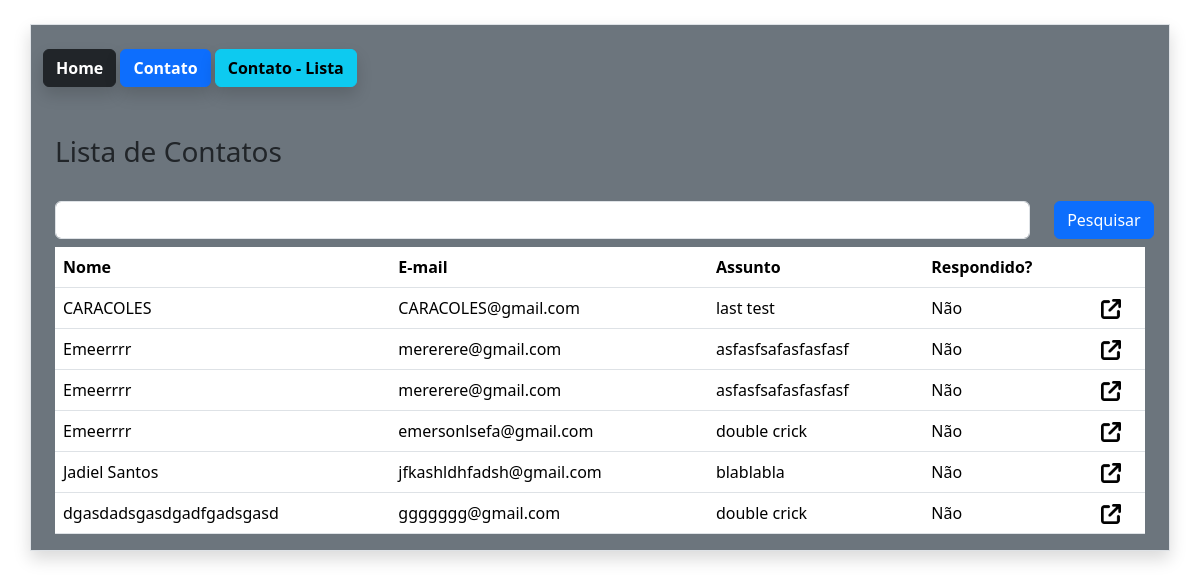
The app's page /contato/lista/, older data.
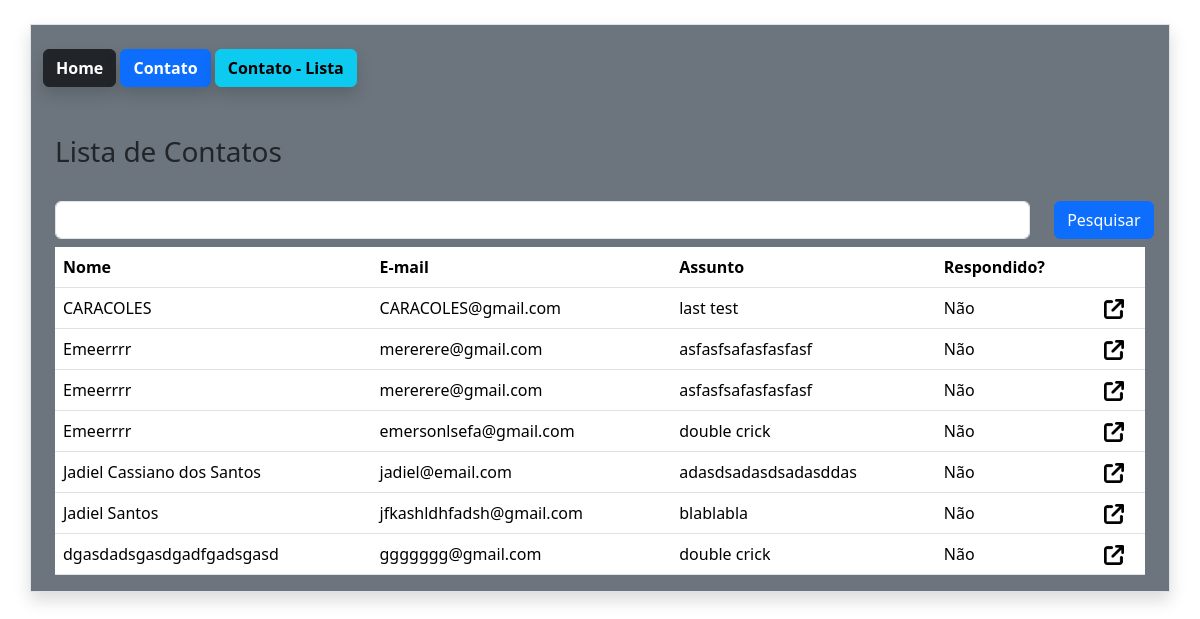
The same page, newer data.
### estudo/models.py (models this page shows)
class Contato(db.Model):
    id = db.Column(db.Integer, primary_key=True)
    data_envio = db.Column(db.DateTime, default=datetime.utcnow())
    nome = db.Column(db.String, nullable=True)
    email = db.Column(db.String, nullable=True)
    assunto = db.Column(db.String, nullable=True)
    mensagem = db.Column(db.String, nullable=True)
    respondido = db.Column(db.Integer, default=0)

### estudo/views.py (the view)
@app.route('/contato/lista/')
def contatoLista():
     context = {}
     if request.method == 'GET':
         pesquisa = request.args.get('pesquisa','')
     dados = Contato.query.order_by('nome')
     if pesquisa != '':
         dados = dados.filter_by(nome=pesquisa)
     context = {'dados': dados.all()}
     return render_template('Contato_lista.html', context = context)

### estudo/templates/Contato_lista.html (shortened to what this page needs)
{% extends 'base.html' %}
{% block content%}
{% include "nav.html" %}
<body>
    <div class="container mt-4">
        <div class="row mt-4">
            <h3>Lista de Contatos</h3>
            <form method="get" class="row">
                <div class="class col-11 mt-4">
                    <input type="text" name="pesquisa" class="form-control">
                </div>
                <div class="col-1 mt-4">
                    <button type="submit" class="btn btn-primary"> Pesquisar</button>
                </div>
            </form>
            <div class="col-12 mt-2">
                <table class="table">
                    <thead>
                        <tr>
                            <th><b>Nome</b></th>
                            <th><b>E-mail</b></th>
                            <th><b>Assunto</b></th>
                            <th><b>Respondido?</b></th>
                            <th></th>
                        </tr>
                    </thead>
                    <tbody>
                        {% for linha in context['dados'] %}
                        <tr>
                            <td>{{linha.nome}}</td>
                            <td>{{linha.email}}</td>
                            <td>{{linha.assunto}}</td>
                            <td>
                                {% if linha.respondido ==1%}
                                    Sim
                                {% else %}
                                    Não
                                {% endif %}
                            <td><a href="{{ url_for('contatoDetail', id=linha.id)}}"><img src="{{url_for('static', filename='img/link.png')}}" style="width:20px";"></a></td>
                            </td>
                        </tr>
                        {% endfor %}
                    </tbody>
                </table>
            </div>
        </div>
{% endblock %}

### estudo/templates/base.html (shortened to what this page needs)
<!DOCTYPE html>
<html lang="pt-br">
<head>
    <link href="https://cdn.jsdelivr.net/npm/bootstrap@5.3.8/dist/css/bootstrap.min.css" rel="stylesheet">
</head>
</body>
    <section class="container mt-4 roudend border shadow bg-secondary">
    {% block content%} {% endblock%}
    </section>
</body>
</html>

### estudo/templates/nav.html
<a href='/' class="btn btn-dark shadow mt-4  mb-4"> <b>Home</b> </a>
<a href="{{url_for('contato')}}" class="btn btn-primary shadow mt-4 mb-4"> <b>Contato</b> </a>
<a href="{{url_for('contatoLista')}}"class="btn btn-info shadow mt-4 mb-4"> <b>Contato - Lista</b> </a>

Row changes from the older to the newer data that the page shows:
added Contato: nome "Jadiel Cassiano dos Santos", email "jadiel@email.com", assunto "adasdsadasdsadasddas", respondido "Não"
